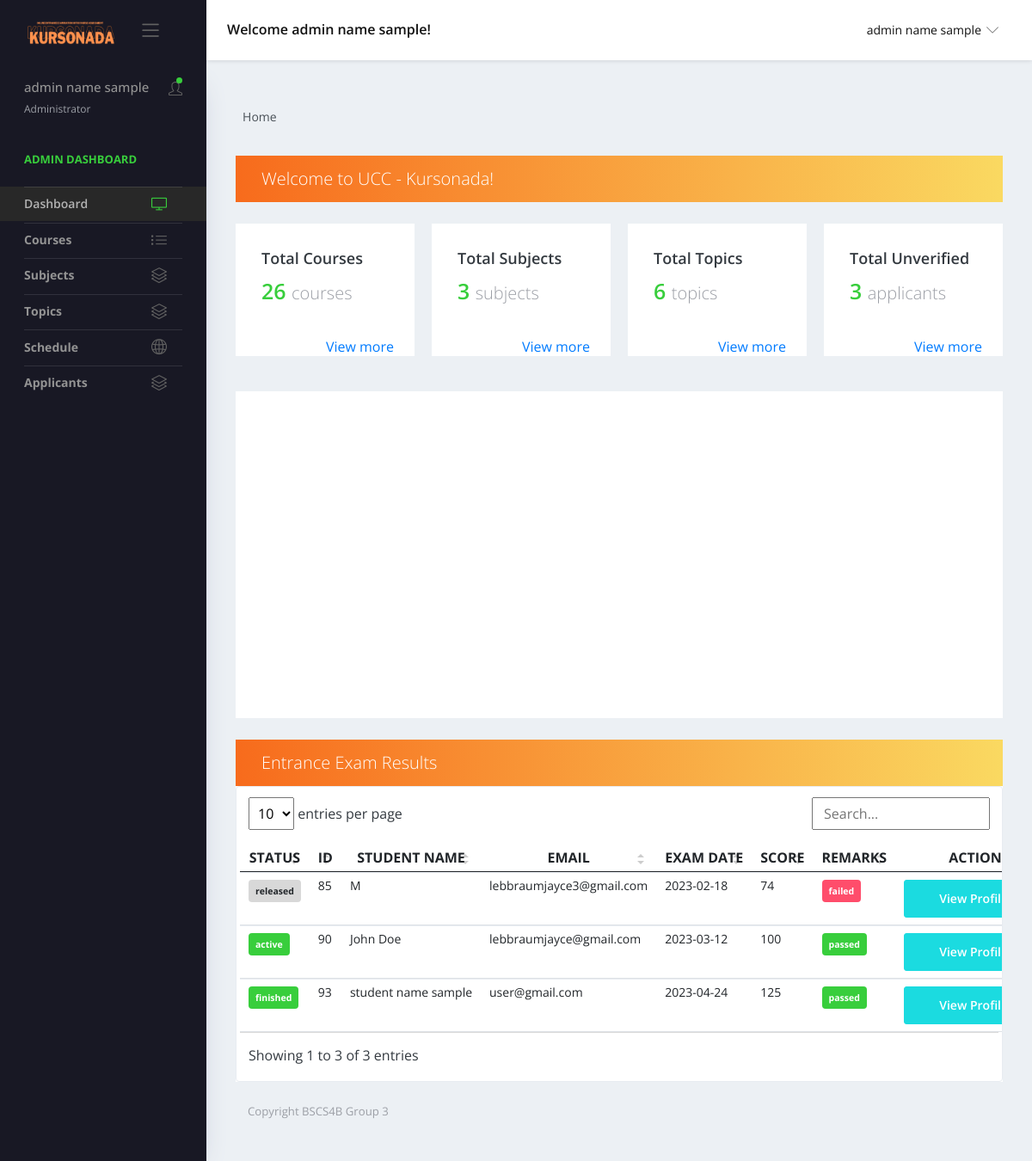
The app's page /views/admin.php (signed in), older data.
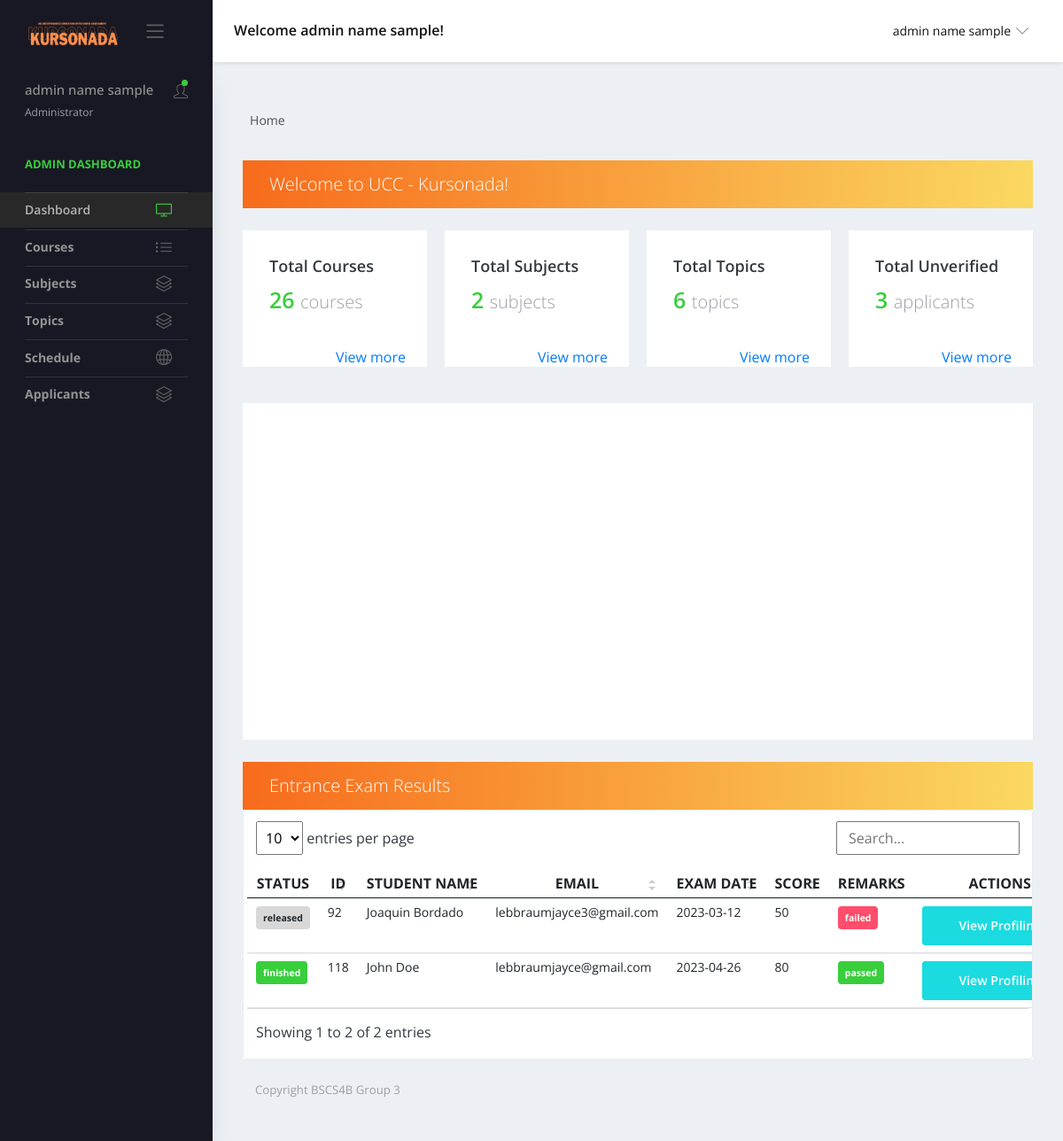
The same page, newer data.
### tables this page shows
CREATE TABLE `results` (
  `id` int(11) NOT NULL,
  `fullname` varchar(255) NOT NULL,
  `email` varchar(255) NOT NULL,
  `exam_key` varchar(255) NOT NULL,
  `exam_date` varchar(255) NOT NULL,
  `exam_time` time NOT NULL,
  `exam_time_end` time NOT NULL,
  `score` int(11) NOT NULL,
  `remarks` varchar(255) NOT NULL,
  `status` varchar(255) NOT NULL,
  `strand` varchar(255) NOT NULL,
  `pref_course` varchar(255) NOT NULL,
  `traits` varchar(255) NOT NULL,
  `interest` varchar(255) NOT NULL,
  `skill` varchar(255) NOT NULL,
  `career_goal` varchar(255) NOT NULL,
  `f_course` varchar(255) NOT NULL,
  `f_related_course` varchar(255) NOT NULL,
  `s_course` varchar(255) NOT NULL,
  `s_related_course` varchar(255) NOT NULL,
  `t_course` varchar(255) NOT NULL,
  `t_related_course` varchar(255) NOT NULL,
  `exam_key_created_at` datetime NOT NULL
);

### forms/adminQueries.php (called while the page is built, shortened)
<?php
function getResults() {
    $url = 'localhost';
    $username = 'root';
    $password = '';
    $conn = new mysqli($url, $username, $password, 'project');
    $sql = mysqli_query($conn,
    "SELECT *
    FROM results
    ");
return mysqli_fetch_all($sql, MYSQLI_ASSOC);
}
?>

### views/admin.php (the view, shortened to what the changed rows need)
<?php
  include '../forms/adminQueries.php';
 ?>
<!DOCTYPE html>
<html lang="en">
  <head>
    <link rel="stylesheet" href="../vendors/simple-line-icons/css/simple-line-icons.css">
    <link rel="stylesheet" href="../vendors/flag-icon-css/css/flag-icon.min.css">
    <link rel="stylesheet" href="../vendors/css/vendor.bundle.base.css">
    <link rel="stylesheet" href="../vendors/daterangepicker/daterangepicker.css">
    <link rel="stylesheet" href="../vendors/chartist/chartist.min.css">
    <link href="https://cdn.jsdelivr.net/npm/bootstrap@5.0.2/dist/css/bootstrap.min.css" rel="stylesheet">
    <link rel="stylesheet" href="../assets/css/vertical-layout-light/style.css">
    <link rel="stylesheet" href="../assets/css/styles-admin.css">
  </head>
  <body>
    <div class="container-scroller">
      <div class="container-fluid page-body-wrapper">
       <div class="main-panel">
        <div class="content-wrapper">
            <div class="col-md-12 grid-margin quick-action-toolbar">
              <div class="row">
                <div class="col-sm-3 grid-margin stretch-card">
                      <div class="card m-0 p-0">
                        <div class="card-body m-0">
                            <h5 class="card-title">Total Subjects
                              <h3 class="text-success"><?php
                                      $rows = getResults();
                                      echo count($rows);
                                      ?>
                                      <span class="text-muted lead pt-1">subjects</span>
                              </h3>
                            </h5>
                        </div>
                      </div>
                </div>
              </div>
              <div class="row income-expense-summary-chart mt-3">
            <div class="col-md-12 grid-margin">
              <div class="card">
              <form id="myform" action="" method="POST">
                  <div class="card-header d-block d-md-flex">
                  <p class="lead mb-0 ">Entrance Exam Results</p>
                  </div>
                  <div class="table-responsive border rounded p-1">
                      <table class="table table-hover text-nowrap datatable">
                      <thead>
                      <tr>
                          <th class="font-weight-bold text-center" id="status" scope="col" >STATUS</th>
                          <th class="font-weight-bold text-center" scope="col">ID</th>
                          <th class="font-weight-bold text-center" scope="col">STUDENT NAME</th>
                          <th class="font-weight-bold text-center" scope="col">EMAIL</th>
                          <th class="font-weight-bold text-center" scope="col">EXAM DATE</th>
                          <th class="font-weight-bold text-center" scope="col">SCORE</th>
                          <th class="font-weight-bold text-center" scope="col">REMARKS</th>
                          <th class="font-weight-bold text-center" scope="col">ACTIONS</th>
                        </tr>
                      </thead>
                      <tbody>
                      <?php
                        $rows = getResults();
                        $i = 0;
                        while ($i < count($rows)) {
                           $row = $rows[$i];
                          $id = $row["id"];
                          echo "<tr>";
                          if ($row['status'] == 'active' || $row['status'] == 'finished') {
                            echo "<td><div class='badge badge-success p-2'>" . $row['status'] . "</div></td>";
                        } elseif ($row['status'] == 'pending') {
                            echo "<td><div class='badge badge-danger p-2'>" . $row['status'] . "</div></td>";
                        } else {
                            echo "<td><div class='badge badge-secondary p-2'>" . $row['status'] . "</div></td>";
                        }
                          echo "<td>" . $row["id"] . "</td>";
                          echo "<td>" . $row["fullname"] . "</td>";
                          echo "<td>" . $row["email"] . "</td>";
                          echo "<td>" . $row["exam_date"] . "</td>";
                          echo "<td>" . $row["score"] . "</td>";
                          if ($row['remarks'] == 'passed') {
                            echo "<td><div class='badge badge-success p-2'>" . $row['remarks'] . "</div></td>";
                        } elseif ($row['remarks'] == 'failed') {
                            echo "<td><div class='badge badge-danger p-2'>" . $row['remarks'] . "</div></td>";
                        } else {
                            echo "<td><div class='badge badge-secondary p-2'>" . $row['remarks'] . "</div></td>";
                        }
                          echo "<td><div class='text-center'><button name='btnmodal' type='button' class='btn btn-primary view-btn' data-toggle='modal' data-target='#viewModal' data-id='" . $id . "'>View Profiling</div></button></td>";
                          echo "</tr>";
                               $i++;
                        }
                      ?>
                      </tbody>
                    </table>
                  </div>
                </div>
              </div>
      </div>
    </div>
    </div>
    <link href="../assets/vendor/simple-datatables/style.css" rel="stylesheet">
  </body>
</html>

Row changes from the older to the newer data that the page shows:
removed results: status "released", id "85", fullname "M", email "lebbraumjayce3@gmail.com", exam_date "2023-02-18", score "74", remarks "failed"
removed results: status "active", id "90", fullname "John Doe", email "lebbraumjayce@gmail.com", exam_date "2023-03-12", score "100", remarks "passed"
removed results: status "finished", id "93", fullname "student name sample", email "user@gmail.com", exam_date "2023-04-24", score "125", remarks "passed"
added results: status "released", id "92", fullname "Joaquin Bordado", email "lebbraumjayce3@gmail.com", exam_date "2023-03-12", score "50", remarks "failed"
added results: status "finished", id "118", fullname "John Doe", email "lebbraumjayce@gmail.com", exam_date "2023-04-26", score "80", remarks "passed"
Text that changed along with them:
count($rows): "3" → "2"
text written by a page script: "entries per page Showing 1 to 3 of 3 entries" → "entries per page Showing 1 to 2 of 2 entries"
